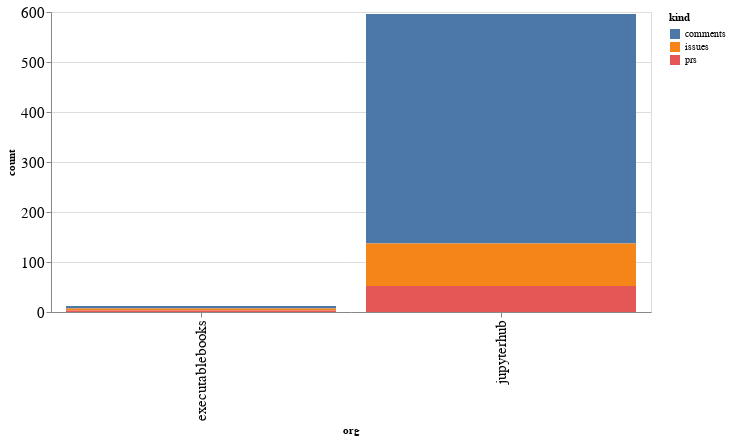

This figure's notebook cell:
### Code cell
alt.Chart(org_summaries, width=600).mark_bar().encode(
    x='org',
    y='count',
    color='kind',
    tooltip="org"
)

### Figure 1 — Vega-Lite specification as saved in the notebook (floating-point values rounded to 4 significant figures)
{"config": {"axisLeft": {"labelFontSize": 15}, "axisBottom": {"labelFontSize": 15}}, "data": {"name": "data-f0a4dce2b3d49f5e92044e55d0dd17d2"}, "mark": "bar", "encoding": {"color": {"type": "nominal", "field": "kind"}, "tooltip": {"type": "nominal", "field": "org"}, "x": {"type": "nominal", "field": "org"}, "y": {"type": "quantitative", "field": "count"}}, "width": 600, "$schema": "https://vega.github.io/schema/vega-lite/v4.8.1.json", "datasets": {"data-f0a4dce2b3d49f5e92044e55d0dd17d2": [{"org": "executablebooks", "kind": "comments", "count": 5}, {"org": "executablebooks", "kind": "issues", "count": 4}, {"org": "executablebooks", "kind": "prs", "count": 3}, {"org": "jupyterhub", "kind": "comments", "count": 459}, {"org": "jupyterhub", "kind": "issues", "count": 85}, {"org": "jupyterhub", "kind": "prs", "count": 52}]}}
